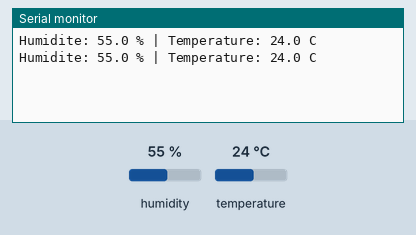
Bench run of a sketch on a simulated Arduino Uno, built with avr-gcc and run on an emulated ATmega328P. Shown: the last lines printed to the serial monitor. The inputs (shaded band) are chosen by the test bench; at power-on: humidity 55 %, temperature 24 °C.

Above: at 2.8 s.
2.9 s: humidity set to 22 %
At 5.1 s:
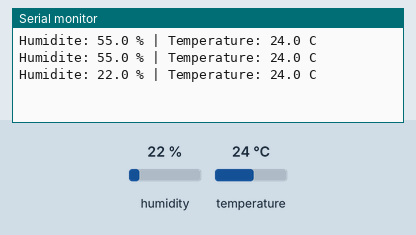
5.6 s: temperature set to 12 °C
At 6.9 s:
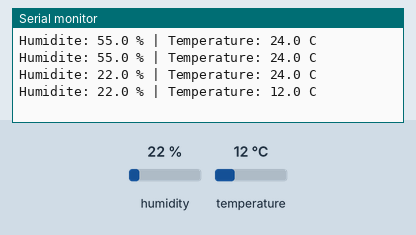
8.3 s: humidity set to 40 %
At 10.4 s:
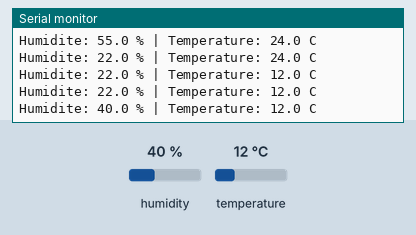
Timing chart, 0 to 11.9 s (numbered marks = the images above; inputs shaded):
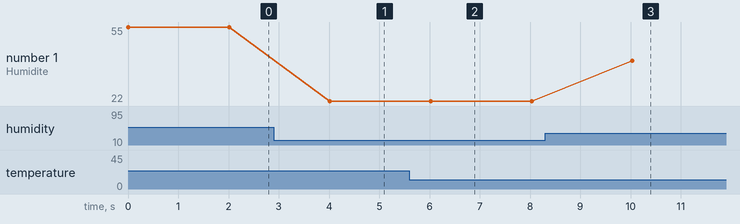

The sketch:

adv_tp1_dht_serial.ino
```cpp
#include "DHT.h"

#define DHTPIN 2
#define DHTTYPE DHT22

DHT dht(DHTPIN, DHTTYPE);

void setup() {
  Serial.begin(9600);
  dht.begin();
}

void loop() {
  float humidite = dht.readHumidity();
  float temperature = dht.readTemperature();

  if (isnan(humidite) || isnan(temperature)) {
    Serial.println("Erreur de lecture du capteur DHT");
    delay(2000);
    return;
  }

  Serial.print("Humidite: ");
  Serial.print(humidite, 1);
  Serial.print(" % | Temperature: ");
  Serial.print(temperature, 1);
  Serial.println(" C");

  delay(2000);
}
```

Measured:
- after the input at 2.9 s, the serial monitor: prints a new line after 1.1 s (image 1)
- after the input at 5.6 s, the serial monitor: prints a new line after 0.42 s (image 2)
- after the input at 8.3 s, the serial monitor: prints a new line after 1.7 s (image 3)
- plotted number 1: 55 → 22 after the input at 2.9 s, 22 → 40 after the input at 8.3 s
